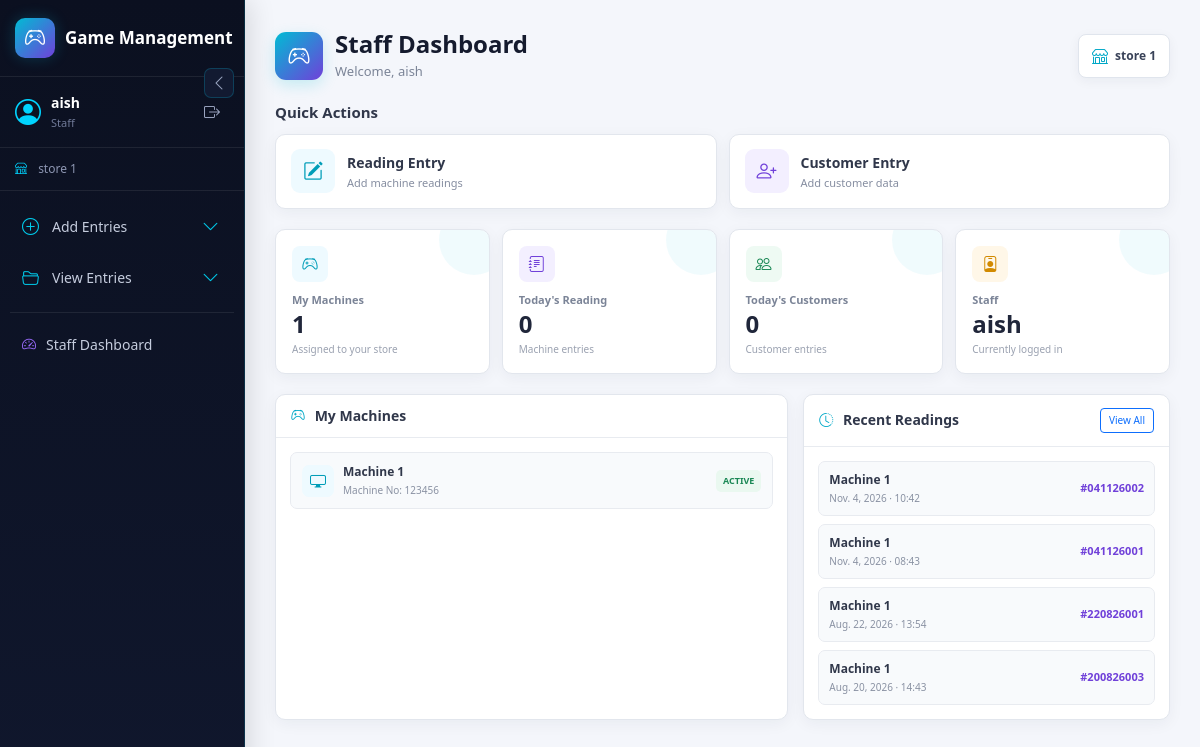
The app's page /dashboard/staff/ (signed in) with its own data.
### videostore/models.py (models this page shows, shortened)
class User(AbstractUser):
    ROLE_CHOICES = (
        ('superadmin', 'SuperAdmin'),
        ('staff', 'Staff'),
    )
    role = models.CharField(max_length=20, choices=ROLE_CHOICES)
    store = models.ForeignKey('Store', on_delete=models.SET_NULL, null=True, blank=True)
    phone_number = models.CharField(max_length=20, blank=True, null=True)

class Store(models.Model):
    name = models.CharField(max_length=100)
    location = models.CharField(max_length=255, blank=True)

class Machine(models.Model):
    name = models.CharField(max_length=100)
    number = models.CharField(max_length=20, unique=True)
    store = models.ForeignKey(Store, on_delete=models.CASCADE)

class ReadingData(models.Model):
    staff = models.ForeignKey(User, on_delete=models.SET_NULL, null=True, limit_choices_to={'role': 'staff'})
    machine = models.ForeignKey(Machine, on_delete=models.SET_NULL, null=True)
    reading_no = models.CharField(max_length=100)
    reading_1 = models.PositiveIntegerField(default=0)
    reading_2 = models.PositiveIntegerField(default=0)
    reading_3 = models.PositiveIntegerField(default=0)
    reading_4 = models.PositiveIntegerField(default=0)
    date = models.DateField(auto_now_add=True)
    time = models.TimeField(auto_now_add=True)
    photo = models.ImageField(upload_to='uploads/', null=True, blank=True)
    entry_source = models.CharField(
        max_length=30,
        choices=[('staff_entry', 'Staff Entry')],
        default='staff_entry'
    )

### videostore/views.py (the view, shortened to what this page needs)
@login_required
def staff_dashboard(request):
    user = request.user
    if not user.store:
        messages.error(
            request,
            "You are not assigned to any store."
        )
        return redirect('custom_login')
    store = user.store
    machines = Machine.objects.filter(
        store=store
    ).order_by(
        'name',
        'number'
    )
    today = timezone.localdate()
    reading_entries = ReadingData.objects.filter(
        entry_source='staff_entry',
        staff=user
    )
    customer_entries = GameData.objects.filter(
        entry_source='customer_staff_entry',
        staff=user
    )
    today_reading_count = reading_entries.filter(
        date=today
    ).count()
    today_customer_count = customer_entries.filter(
        date=today
    ).count()
    recent_reading_entries = (
        reading_entries
        .select_related(
            'machine'
        )
        .order_by(
            '-date',
            '-time',
            '-id'
        )[:5]
    )
    recent_customer_entries = (
        customer_entries
        .select_related(
            'machine'
        )
        .order_by(
            '-date',
            '-time',
            '-id'
        )[:5]
    )
    context = {
        'machines': machines,
        'machines_count': machines.count(),
        'today_reading_count':
            today_reading_count,
        'today_customer_count':
            today_customer_count,
        'recent_reading_entries':
            recent_reading_entries,
        'recent_customer_entries':
            recent_customer_entries,
    }
    return render(
        request,
        'staff_dashboard.html',
        context
    )

### videostore/templates/staff_dashboard.html (shortened to what this page needs)
{% extends 'base.html' %}
{% load static %}
{% block content %}
<div class="staff-dashboard">
    <div class="dashboard-header">
        <div class="dashboard-title-area">
            <div class="dashboard-icon">
                <i class="bi bi-controller"></i>
            </div>
            <div>
                <h1 class="dashboard-title">
                    Staff Dashboard
                </h1>
                <p class="dashboard-subtitle">
                    Welcome, {{ request.user.username }}
                </p>
            </div>
        </div>
        <div class="store-badge">
            <i class="bi bi-shop"></i>
            <span>
                {% if request.user.store %}
                    {{ request.user.store.name }}
                {% else %}
                    No Store Assigned
                {% endif %}
            </span>
        </div>
    </div>
    <div class="section-title">
        Quick Actions
    </div>
    <div class="quick-actions">
        <a
            href="{% url 'staff_entry' %}"
            class="quick-action"
        >
            <div class="quick-action-icon">
                <i class="bi bi-pencil-square"></i>
            </div>
            <div>
                <div class="quick-action-title">
                    Reading Entry
                </div>
                <div class="quick-action-description">
                    Add machine readings
                </div>
            </div>
        </a>
        <a
            href="{% url 'customer_staff_entry' %}"
            class="quick-action customer"
        >
            <div class="quick-action-icon">
                <i class="bi bi-person-plus"></i>
            </div>
            <div>
                <div class="quick-action-title">
                    Customer Entry
                </div>
                <div class="quick-action-description">
                    Add customer data
                </div>
            </div>
        </a>
    </div>
    <div class="stats-grid">
        <div class="stat-card">
            <div class="stat-icon">
                <i class="bi bi-controller"></i>
            </div>
            <div class="stat-label">
                My Machines
            </div>
            <div class="stat-number">
                {{ machines_count|default:"0" }}
            </div>
            <div class="stat-small">
                Assigned to your store
            </div>
        </div>
        <div class="stat-card">
            <a href="{% url 'staff_entries' %}" style="color: inherit; text-decoration: none;">
            <div class="stat-icon">
                <i class="bi bi-journal-text"></i>
            </div>
            <div class="stat-label">
                    Today's Reading
            </div>
            <div class="stat-number">
                {{ today_reading_count|default:"0" }}
            </div>
            <div class="stat-small">
                Machine entries
            </div>
            </a>
        </div>
        <div class="stat-card">
            <a href="{% url 'customer_entries' %}" style="color: inherit; text-decoration: none;">
            <div class="stat-icon">
                <i class="bi bi-people"></i>
            </div>
            <div class="stat-label">
                    Today's Customers
            </div>
            <div class="stat-number">
                {{ today_customer_count|default:"0" }}
            </div>
            <div class="stat-small">
                Customer entries
            </div>
            </a>
        </div>
        <div class="stat-card">
            <div class="stat-icon">
                <i class="bi bi-person-badge"></i>
            </div>
            <div class="stat-label">
                Staff
            </div>
            <div class="stat-number">
                {{ request.user.username }}
            </div>
            <div class="stat-small">
                Currently logged in
            </div>
        </div>
    </div>
    <div class="dashboard-grid">
        <div class="dashboard-card">
            <div class="dashboard-card-header">
                <h3 class="dashboard-card-title">
                    <i class="bi bi-controller"></i>
                    My Machines
                </h3>
            </div>
            <div class="dashboard-card-body">
                {% if machines %}
                    <div class="machine-list">
                        {% for machine in machines %}
                        <div class="machine-item">
                            <div class="machine-left">
                                <div class="machine-icon">
                                    <i class="bi bi-display"></i>
                                </div>
                                <div>
                                    <div class="machine-name">
                                        {{ machine.name }}
                                    </div>
                                    <div class="machine-number">
                                        Machine No:
                                        {{ machine.number }}
                                    </div>
                                </div>
                            </div>
                            <div class="machine-status">
                                ACTIVE
                            </div>
                        </div>
                        {% endfor %}
                    </div>
                {% endif %}
            </div>
        </div>
        <div class="dashboard-card">
            <div class="dashboard-card-header">
                <h3 class="dashboard-card-title">
                    <i class="bi bi-clock-history"></i>
                    Recent Readings
                </h3>
                <a
                    href="{% url 'staff_entries' %}"
                    class="btn btn-sm btn-outline-primary"
                    style="font-size:10px;"
                >
                    View All
                </a>
            </div>
            <div class="dashboard-card-body">
                {% if recent_reading_entries %}
                    <div class="entry-list">
                        {% for entry in recent_reading_entries %}
                        <div class="entry-item">
                            <div class="entry-main">
                                <div class="entry-title">
                                    {% if entry.machine %}
                                        {{ entry.machine.name }}
                                    {% else %}
                                        Machine
                                    {% endif %}
                                </div>
                                <div class="entry-info">
                                    {{ entry.date }}
                                    ·
                                    {{ entry.time|time:"H:i" }}
                                </div>
                            </div>
                            <div class="entry-number">
                                #{{ entry.reading_no }}
                            </div>
                        </div>
                        {% endfor %}
                    </div>
                {% endif %}
            </div>
        </div>
    </div>
</div>
{% endblock %}

### videostore/templates/base.html (shortened to what this page needs)
<!DOCTYPE html>
<html lang="en">
<head>
    <link
        href="https://cdn.jsdelivr.net/npm/bootstrap@5.3.3/dist/css/bootstrap.min.css"
        rel="stylesheet"
    >
    <link
        href="https://cdn.jsdelivr.net/npm/bootstrap-icons@1.11.3/font/bootstrap-icons.css"
        rel="stylesheet"
    >
</head>
<body>
    <aside
        class="desktop-sidebar d-none d-md-flex"
        id="sidebar"
    >
        <div class="sidebar-top">
            <div class="game-brand">
                <div class="game-brand-icon">
                    <i class="bi bi-controller"></i>
                </div>
                <div class="game-brand-text-wrapper">
                    <div class="game-brand-text">
                        Game Management
                    </div>
                </div>
            </div>
        </div>
        <div class="user-section">
            <div class="user-profile">
                <div class="user-info">
                    <i class="bi bi-person-circle user-icon"></i>
                    <div class="nav-text">
                        <div class="username">
                            {{ request.user.username }}
                        </div>
                        <div class="user-role">
                            {% if request.user.is_superuser %}
                                Super Admin
                            {% elif request.user.role %}
                                {{ request.user.role|title }}
                            {% else %}
                                Staff
                            {% endif %}
                        </div>
                    </div>
                </div>
                <a
                    href="{% url 'custom_logout' %}"
                    class="logout-btn nav-text"
                    title="Logout"
                >
                    <i class="bi bi-box-arrow-right"></i>
                </a>
            </div>
        </div>
        {% if request.user.store %}
            <div class="store-section">
                <i class="bi bi-shop me-2"></i>
                <span class="nav-text">
                    {{ request.user.store.name }}
                </span>
            </div>
        {% endif %}
        <div class="sidebar-nav">
            <ul>
                <li>
                    <button
                        type="button"
                        class="menu-toggle"
                        onclick="toggleSubmenu(this)"
                    >
                        <i class="bi bi-plus-circle"></i>
                        <span class="nav-text">
                            Add Entries
                        </span>
                        <i class="bi bi-chevron-down menu-arrow"></i>
                    </button>
                </li>
                <li>
                    <button
                        type="button"
                        class="menu-toggle"
                        onclick="toggleSubmenu(this)"
                    >
                        <i class="bi bi-folder2-open"></i>
                        <span class="nav-text">
                            View Entries
                        </span>
                        <i class="bi bi-chevron-down menu-arrow"></i>
                    </button>
                </li>
                {% if request.user.role == 'staff' %}
                    <li class="superadmin-link">
                        <a href="{% url 'staff_dashboard' %}">
                            <i class="bi bi-speedometer2"></i>
                            <span class="nav-text">
                                Staff Dashboard
                            </span>
                        </a>
                    </li>
                {% endif %}
            </ul>
        </div>
        <button
            type="button"
            class="sidebar-toggle"
            onclick="toggleSidebar()"
            title="Collapse sidebar"
            id="sidebarToggle"
        >
            <i class="bi bi-chevron-left"></i>
        </button>
    </aside>
    <div
        class="main-wrapper"
        id="mainWrapper"
    >
        <main class="content">
            {% block content %}
            {% endblock %}
        </main>
    </div>
</body>
</html>

### records on screen
User: user.username "aish", user.role "Staff", user.store.name "store 1"
Machine: name "Machine 1", number "123456"
ReadingData: machine.name "Machine 1", date "Nov. 4, 2026", time "10:42", reading_no "041126002"
ReadingData: machine.name "Machine 1", date "Nov. 4, 2026", time "08:43", reading_no "041126001"
ReadingData: machine.name "Machine 1", date "Aug. 22, 2026", time "13:54", reading_no "220826001"
ReadingData: machine.name "Machine 1", date "Aug. 20, 2026", time "14:43", reading_no "200826003"

### other values on screen
{{ machines_count|default:"0" }} "1"
{{ today_reading_count|default:"0" }} "0"
{{ today_customer_count|default:"0" }} "0"
